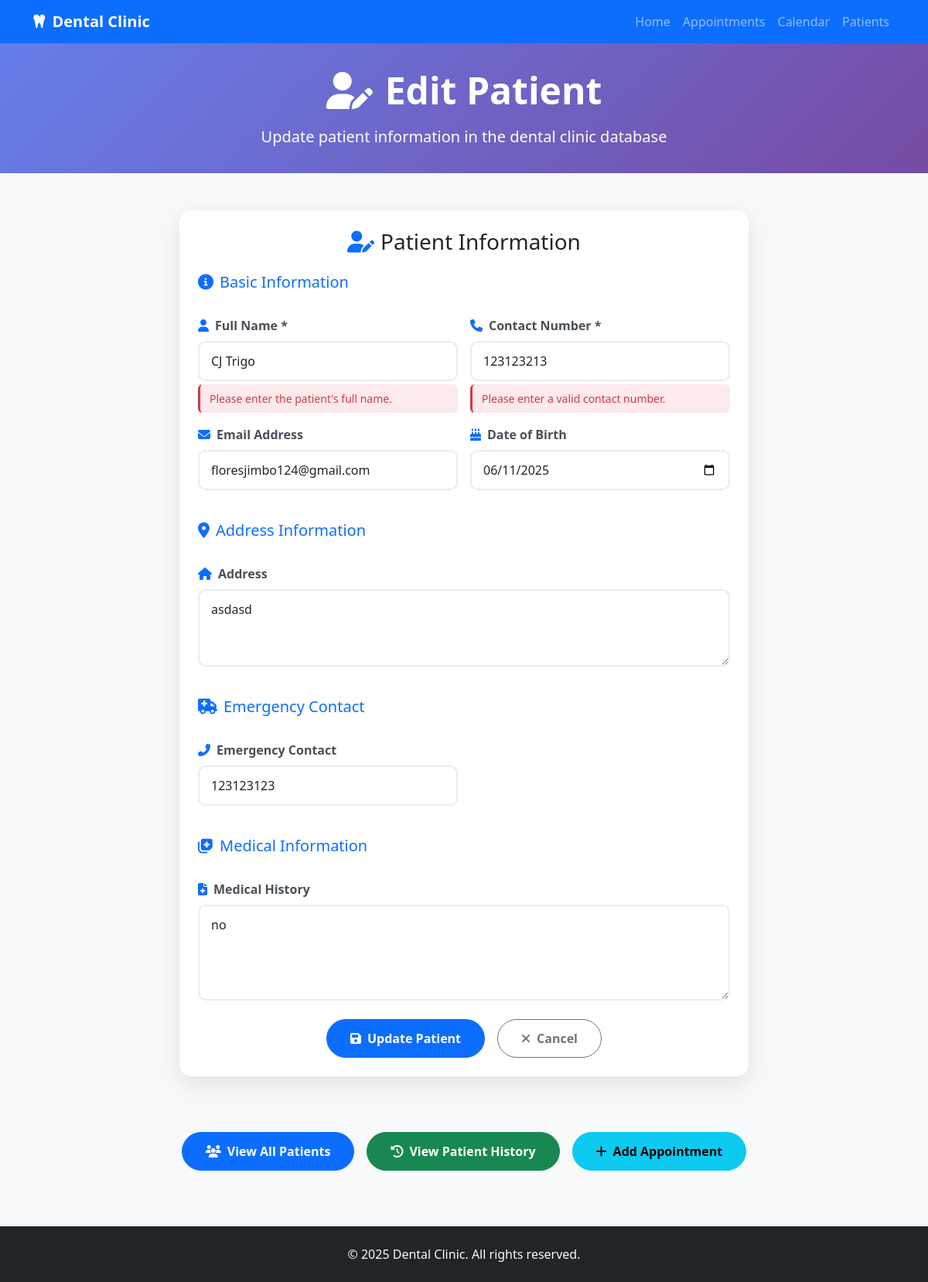
The app's page /edit-patient/4 with its own data.
### tables this page shows
CREATE TABLE Patients (
            ID INTEGER PRIMARY KEY AUTOINCREMENT,
            Name TEXT NOT NULL UNIQUE,
            Contact TEXT NOT NULL,
            Email TEXT,
            DateOfBirth TEXT,
            Address TEXT,
            EmergencyContact TEXT,
            MedicalHistory TEXT,
            CreatedDate TEXT DEFAULT CURRENT_TIMESTAMP
        , Religion TEXT, HomeAddress TEXT, Occupation TEXT, DentalInsurance TEXT, EffectiveDate TEXT, ParentGuardianName TEXT, ParentGuardianOccupation TEXT, ReferralSource TEXT, ConsultationReason TEXT, DentalHistory TEXT, PreviousDentist TEXT, LastDentalVisit TEXT, Sex TEXT, Nickname TEXT, Age TEXT, Nationality TEXT, GoodHealth TEXT, MedicalTreatment TEXT, TreatmentCondition TEXT, SeriousIllness TEXT, SurgicalOperation TEXT, Hospitalized TEXT, HospitalizationDetails TEXT, PrescriptionMedication TEXT, NonPrescriptionMedication TEXT, TobaccoUse TEXT, AlcoholDrugUse TEXT, AllergicLocalAnesthetic TEXT, AllergicPenicillin TEXT, AllergicAntibiotics TEXT, AllergicSulfaDrugs TEXT, AllergicAspirin TEXT, AllergicLatex TEXT, AllergicOthers TEXT, BleedingTime TEXT, Pregnant TEXT, Nursing TEXT, BirthPills TEXT, BloodType TEXT, BloodPressure TEXT);

### app.py (the view, shortened to what this page needs)
@app.route('/edit-patient/<int:patient_id>', methods=['GET', 'POST'])
def edit_patient(patient_id):
    conn = sqlite3.connect(DB_FILE)
    cursor = conn.cursor()
    cursor.execute("SELECT * FROM Patients WHERE ID = ?", (patient_id,))
    patient = cursor.fetchone()
    conn.close()
    if patient is None:
        return redirect('/patients')
    return render_template('edit_patient.html', patient=patient)

### templates/edit_patient.html (shortened to what this page needs)
<!DOCTYPE html>
<html lang="en">
<head>
    <link href="https://cdn.jsdelivr.net/npm/bootstrap@5.3.0/dist/css/bootstrap.min.css" rel="stylesheet">
    <link href="https://cdnjs.cloudflare.com/ajax/libs/font-awesome/6.4.0/css/all.min.css" rel="stylesheet">
</head>
<body class="bg-light">
    <nav class="navbar navbar-expand-lg navbar-dark bg-primary">
        <div class="container">
            <a class="navbar-brand fw-bold" href="/">
                <i class="fas fa-tooth me-2"></i>Dental Clinic
            </a>
            <div class="collapse navbar-collapse" id="navbarNav">
                <ul class="navbar-nav ms-auto">
                    <li class="nav-item">
                        <a class="nav-link" href="/">Home</a>
                    </li>
                    <li class="nav-item">
                        <a class="nav-link" href="/appointments">Appointments</a>
                    </li>
                    <li class="nav-item">
                        <a class="nav-link" href="/calendar">Calendar</a>
                    </li>
                    <li class="nav-item">
                        <a class="nav-link" href="/patients">Patients</a>
                    </li>
                </ul>
            </div>
        </div>
    </nav>
    <section class="page-header">
        <div class="container text-center">
            <h1 class="display-5 fw-bold mb-3">
                <i class="fas fa-user-edit me-3"></i>Edit Patient
            </h1>
            <p class="lead mb-0">Update patient information in the dental clinic database</p>
        </div>
    </section>
    <section class="py-5">
        <div class="container">
            <div class="row justify-content-center">
                <div class="col-lg-8">
                    <div class="form-container">
                        <div class="p-4">
                            <h3 class="mb-4 text-center">
                                <i class="fas fa-user-edit me-2 text-primary"></i>Patient Information
                            </h3>
                            <form method="POST" class="needs-validation" novalidate>
                                <div class="row g-3">
                                    <div class="col-12">
                                        <h5 class="text-primary mb-3">
                                            <i class="fas fa-info-circle me-2"></i>Basic Information
                                        </h5>
                                    </div>
                                    <div class="col-md-6">
                                        <label for="name" class="form-label">
                                            <i class="fas fa-user me-2 text-primary"></i>Full Name *
                                        </label>
                                        <input type="text" class="form-control" id="name" name="name"
                                               value="{{ patient[1] }}" required>
                                        <div class="invalid-feedback">
                                            Please enter the patient's full name.
                                        </div>
                                    </div>
                                    <div class="col-md-6">
                                        <label for="contact" class="form-label">
                                            <i class="fas fa-phone me-2 text-primary"></i>Contact Number *
                                        </label>
                                        <input type="tel" class="form-control" id="contact" name="contact"
                                               value="{{ patient[2] }}" required>
                                        <div class="invalid-feedback">
                                            Please enter a valid contact number.
                                        </div>
                                    </div>
                                    <div class="col-md-6">
                                        <label for="email" class="form-label">
                                            <i class="fas fa-envelope me-2 text-primary"></i>Email Address
                                        </label>
                                        <input type="email" class="form-control" id="email" name="email"
                                               value="{{ patient[3] or '' }}">
                                    </div>
                                    <div class="col-md-6">
                                        <label for="date_of_birth" class="form-label">
                                            <i class="fas fa-birthday-cake me-2 text-primary"></i>Date of Birth
                                        </label>
                                        <input type="date" class="form-control" id="date_of_birth" name="date_of_birth"
                                               value="{{ patient[4] or '' }}">
                                    </div>
                                    <div class="col-12">
                                        <h5 class="text-primary mb-3 mt-4">
                                            <i class="fas fa-map-marker-alt me-2"></i>Address Information
                                        </h5>
                                    </div>
                                    <div class="col-12">
                                        <label for="address" class="form-label">
                                            <i class="fas fa-home me-2 text-primary"></i>Address
                                        </label>
                                        <textarea class="form-control" id="address" name="address" rows="3"
                                                  placeholder="Enter complete address">{{ patient[5] or '' }}</textarea>
                                    </div>
                                    <div class="col-12">
                                        <h5 class="text-primary mb-3 mt-4">
                                            <i class="fas fa-ambulance me-2"></i>Emergency Contact
                                        </h5>
                                    </div>
                                    <div class="col-md-6">
                                        <label for="emergency_contact" class="form-label">
                                            <i class="fas fa-phone-alt me-2 text-primary"></i>Emergency Contact
                                        </label>
                                        <input type="tel" class="form-control" id="emergency_contact"
                                               name="emergency_contact" placeholder="Emergency contact number"
                                               value="{{ patient[6] or '' }}">
                                    </div>
                                    <div class="col-12">
                                        <h5 class="text-primary mb-3 mt-4">
                                            <i class="fas fa-notes-medical me-2"></i>Medical Information
                                        </h5>
                                    </div>
                                    <div class="col-12">
                                        <label for="medical_history" class="form-label">
                                            <i class="fas fa-file-medical me-2 text-primary"></i>Medical History
                                        </label>
                                        <textarea class="form-control" id="medical_history" name="medical_history"
                                                  rows="4" placeholder="Enter any relevant medical history, allergies, medications, etc.">{{ patient[7] or '' }}</textarea>
                                    </div>
                                    <div class="col-12 text-center mt-4">
                                        <div class="d-flex flex-column flex-sm-row gap-3 justify-content-center">
                                            <button type="submit" class="btn btn-primary btn-custom">
                                                <i class="fas fa-save me-2"></i>Update Patient
                                            </button>
                                            <a href="/patients" class="btn btn-outline-secondary btn-custom">
                                                <i class="fas fa-times me-2"></i>Cancel
                                            </a>
                                        </div>
                                    </div>
                                </div>
                            </form>
                        </div>
                    </div>
                </div>
            </div>
        </div>
    </section>
    <section class="py-4">
        <div class="container">
            <div class="d-flex flex-column flex-sm-row gap-3 justify-content-center">
                <a href="/patients" class="btn btn-primary btn-custom">
                    <i class="fas fa-users me-2"></i>View All Patients
                </a>
                <a href="/patient/{{ patient[1]|urlencode }}" class="btn btn-success btn-custom">
                    <i class="fas fa-history me-2"></i>View Patient History
                </a>
                <a href="/add?patient={{ patient[1]|urlencode }}" class="btn btn-info btn-custom">
                    <i class="fas fa-plus me-2"></i>Add Appointment
                </a>
            </div>
        </div>
    </section>
    <footer class="bg-dark text-light py-4 mt-5">
        <div class="container text-center">
            <p class="mb-0">&copy; 2025 Dental Clinic. All rights reserved.</p>
        </div>
    </footer>
</body>
</html>

### templates/edit_patient.html (style rules this page uses)
.form-container { background: white; border-radius: 15px; box-shadow: 0 10px 30px rgba(0,0,0,0.1); overflow: hidden; }
.btn-custom { border-radius: 25px; padding: 12px 30px; font-weight: 600; transition: all 0.3s ease; }
.page-header { background: linear-gradient(135deg, #667eea 0%, #764ba2 100%); color: white; padding: 2rem 0; }
.form-control, .form-select { border-radius: 10px; border: 2px solid #e9ecef; padding: 12px 15px; transition: all 0.3s ease; }
.form-label { font-weight: 600; color: #495057; margin-bottom: 8px; }
.invalid-feedback { display: block; width: 100%; margin-top: 0.25rem; font-size: 0.875rem; color: #dc3545; background: rgba(220, 53, 69, 0.1); padding: 0.5rem 0.75rem; border-radius: 6px; border-left: 3px solid #dc3545; animation: fadeInUp 0.3s ease-out; }

### records on screen
Patients: name "CJ Trigo", contact "123123213", email "floresjimbo124@gmail.com", date_of_birth "06/11/2025", address "asdasd", emergency_contact "123123123", medical_history "no"
